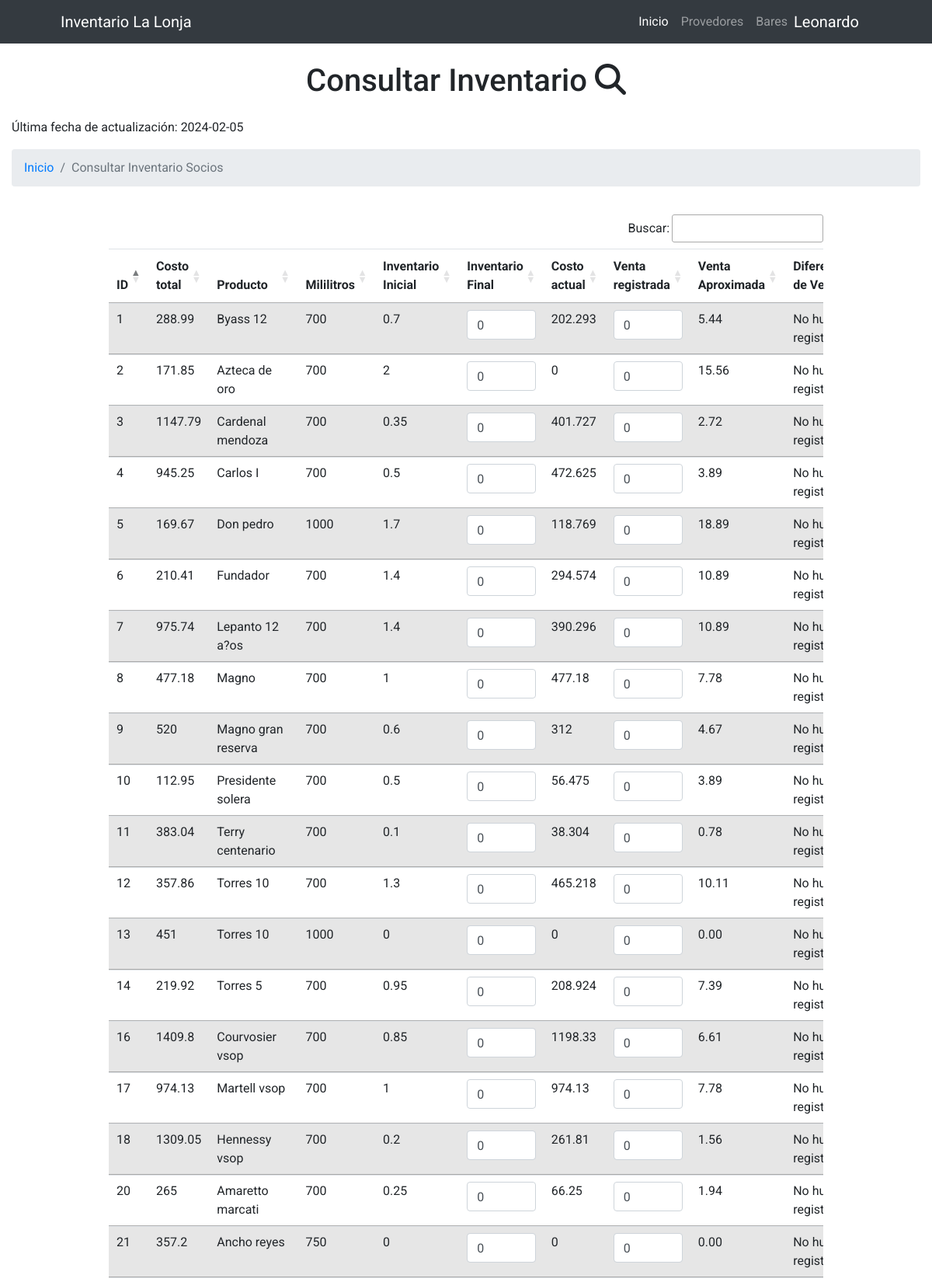
/socios.php (signed in, upper part), run on the app's committed database.
### tables this page shows
CREATE TABLE `socios` (
  `id_socios` int(20) NOT NULL,
  `costo_tot` float DEFAULT NULL,
  `producto` varchar(100) DEFAULT NULL,
  `mililitros` float DEFAULT NULL,
  `i_i` float DEFAULT NULL,
  `i_f` float DEFAULT NULL,
  `costo_act` float DEFAULT NULL,
  `venta_r` float DEFAULT NULL,
  `fecha_actualizacion` date DEFAULT NULL,
  `temp_venta_aproximada` decimal(10,2) DEFAULT NULL,
  `temp_diferencia_venta` decimal(10,2) DEFAULT NULL
);

### socios.php (the view, shortened to what this page needs)
<?php
include('conexion.php');
$consulta_inventario = "SELECT * FROM socios";
$resultado_inventario = $mysqli->query($consulta_inventario);
$consulta_fecha = "SELECT fecha_actualizacion FROM socios ORDER BY fecha_actualizacion DESC LIMIT 1";
$resultado_fecha = $mysqli->query($consulta_fecha);
if ($resultado_fecha && $resultado_fecha->num_rows > 0) {
    $fila_fecha = $resultado_fecha->fetch_assoc();
    $ultima_fecha_actualizacion = $fila_fecha['fecha_actualizacion'];
} else {
    $ultima_fecha_actualizacion = "No hay fecha de actualización disponible";
}
?>
  <!DOCTYPE html>
  <html>
  <head>
      <link href="https://cdn.jsdelivr.net/npm/bootstrap@5.3.1/dist/css/bootstrap.min.css" rel="stylesheet">
  <link rel="stylesheet" href="https://maxcdn.bootstrapcdn.com/bootstrap/4.5.2/css/bootstrap.min.css">
    <link href="https://cdn.jsdelivr.net/npm/bootstrap@5.2.1/dist/css/bootstrap.min.css" rel="stylesheet"
>
  <link rel="stylesheet" href="https://maxcdn.bootstrapcdn.com/bootstrap/4.5.2/css/bootstrap.min.css">
    <link rel="stylesheet" href="https://cdnjs.cloudflare.com/ajax/libs/font-awesome/6.4.2/css/all.min.css" />
    <link rel="stylesheet" type="text/css" href="//cdn.datatables.net/1.13.6/css/jquery.dataTables.min.css">
  <header style="font-family: Roboto;">
  <nav class="navbar navbar-expand-lg navbar-dark bg-dark">
              <div class="container px-5">
                  <a class="navbar-brand" href="#!">Inventario La Lonja</a>
                  <div class="collapse navbar-collapse" id="navbarSupportedContent">
                      <ul class="navbar-nav ms-auto mb-2 mb-lg-0">
                          <li class="nav-item"><a class="nav-link active" aria-current="page" href="index.php">Inicio</a></li>
                          <li class="nav-item"><a class="nav-link" href="creaProvedor.php">Provedores</a></li>
                          <li class="nav-item"><a class="nav-link" href="#!">Bares</a></li>
                      </ul>
                  </div>
                  <a class="navbar-brand" href="#" id="open-modal"><?php  echo isset($_SESSION['nombre']) ? $_SESSION['nombre'] : header("Location: pagueErrorlogin.php"); ?></a>
              </div>
          </nav>
    </header>
  <br>
  </head>
  <body style="font-family: Roboto;">
  <div class="container">
  <h1 style="font-size: bold; text-align: center;">Consultar Inventario <i class="fa-solid fa-magnifying-glass"></i></h1>
  </div>
  <div class="container-fluid mt-3">
    <div>
        <p>Última fecha de actualización: <?php echo $ultima_fecha_actualizacion; ?></p>
    </div>
    <nav aria-label="breadcrumb">
        <ol class="breadcrumb">
            <li class="breadcrumb-item"><a href="index.php">Inicio</a></li>
            <li class="breadcrumb-item active" aria-current="page">Consultar Inventario Socios</li>
        </ol>
    </nav>
</div>
  <div class="container2">
    <div class="table-responsive">
        <form method="POST" action="">
            <table class="table table-striped" id="table" style="width: 100%;">
                <thead>
                <tr>
                    <th>ID</th>
                    <th>Costo total</th>
                    <th>Producto</th>
                    <th>Mililitros</th>
                    <th>Inventario Inicial</th>
                    <th>Inventario Final</th>
                    <th>Costo actual</th>
                    <th>Venta registrada</th>
                    <th>Venta Aproximada</th>
                    <th>Diferencia de Venta</th>
                </tr>
                </thead>
                <tbody>
                <?php while ($info_inventario = $resultado_inventario->fetch_assoc()): ?>
                    <tr>
                        <td><?php echo $info_inventario['id_socios']; ?></td>
                        <td><?php echo $info_inventario['costo_tot']; ?></td>
                        <td><?php echo $info_inventario['producto']; ?></td>
                        <td><?php echo $info_inventario['mililitros']; ?></td>
                        <td><?php echo $info_inventario['i_i']; ?></td>
                        <td>
                            <input type="text" name="i_f[]" value="<?php echo $info_inventario['i_f']; ?>" class="form-control form-control-md">
                        </td>
                        <td><?php echo $info_inventario['costo_act']; ?></td>
                        <td>
                            <input type="text" name="venta_r[]" value="<?php echo $info_inventario['venta_r']; ?>"class="form-control form-control-md">
                        </td>
                        <td>
                          <?php
                          $diferencia_ml = ($info_inventario['mililitros'] * $info_inventario['i_i']) - ($info_inventario['mililitros'] * $info_inventario['i_f']);
                          $venta_aproximada = ($diferencia_ml != 0) ? $diferencia_ml / 90 : ($info_inventario['mililitros']*$info_inventario['i_i'])/90;
                          echo number_format($venta_aproximada, 2);
                          ?>
                      </td>
                      <td><?php if($info_inventario['venta_r']==0){
                      echo "No hubo registros";
                    } ?></td>
                    </tr>
                <?php endwhile; ?>
                </tbody>
            </table>
             </form>
    </div>
</div>
  </body>
  </html>

### socios.php (style rules this page uses)
.container { margin: 0% auto; align-items: center; justify-content: center; display: flex; }
.container2 { width: 80%; margin: 0 auto; background-color: #ffffff; padding: 20px; border-radius: 10px; }

### data on the page
socios: id_socios "1", costo_tot "288.99", producto "Byass 12", mililitros "700", i_i "0.7", i_f "0", costo_act "202.293", venta_r "0", venta_aproximada "5.44", shows "No…"
socios: id_socios "2", costo_tot "171.85", producto "Azteca de oro", mililitros "700", i_i "2", i_f "0", costo_act "0", venta_r "0", venta_aproximada "15.56", shows "No…"
socios: id_socios "3", costo_tot "1147.79", producto "Cardenal mendoza", mililitros "700", i_i "0.35", i_f "0", costo_act "401.727", venta_r "0", venta_aproximada "2.72", shows "No…"
socios: id_socios "4", costo_tot "945.25", producto "Carlos I", mililitros "700", i_i "0.5", i_f "0", costo_act "472.625", venta_r "0", venta_aproximada "3.89", shows "No…"
socios: id_socios "5", costo_tot "169.67", producto "Don pedro", mililitros "1000", i_i "1.7", i_f "0", costo_act "118.769", venta_r "0", venta_aproximada "18.89", shows "No…"
socios: id_socios "6", costo_tot "210.41", producto "Fundador", mililitros "700", i_i "1.4", i_f "0", costo_act "294.574", venta_r "0", venta_aproximada "10.89", shows "No…"
socios: id_socios "7", costo_tot "975.74", producto "Lepanto 12 a?os", mililitros "700", i_i "1.4", i_f "0", costo_act "390.296", venta_r "0", venta_aproximada "10.89", shows "No…"
socios: id_socios "8", costo_tot "477.18", producto "Magno", mililitros "700", i_i "1", i_f "0", costo_act "477.18", venta_r "0", venta_aproximada "7.78", shows "No…"
socios: id_socios "9", costo_tot "520", producto "Magno gran reserva", mililitros "700", i_i "0.6", i_f "0", costo_act "312", venta_r "0", venta_aproximada "4.67", shows "No…"
socios: id_socios "10", costo_tot "112.95", producto "Presidente solera", mililitros "700", i_i "0.5", i_f "0", costo_act "56.475", venta_r "0", venta_aproximada "3.89", shows "No…"
socios: id_socios "11", costo_tot "383.04", producto "Terry centenario", mililitros "700", i_i "0.1", i_f "0", costo_act "38.304", venta_r "0", venta_aproximada "0.78", shows "No…"
socios: id_socios "12", costo_tot "357.86", producto "Torres 10", mililitros "700", i_i "1.3", i_f "0", costo_act "465.218", venta_r "0", venta_aproximada "10.11", shows "No…"
socios: id_socios "13", costo_tot "451", producto "Torres 10", mililitros "1000", i_i "0", i_f "0", costo_act "0", venta_r "0", venta_aproximada "0.00", shows "No…"
socios: id_socios "14", costo_tot "219.92", producto "Torres 5", mililitros "700", i_i "0.95", i_f "0", costo_act "208.924", venta_r "0", venta_aproximada "7.39", shows "No…"
socios: id_socios "16", costo_tot "1409.8", producto "Courvosier vsop", mililitros "700", i_i "0.85", i_f "0", costo_act "1198.33", venta_r "0", venta_aproximada "6.61", shows "No…"
socios: id_socios "17", costo_tot "974.13", producto "Martell vsop", mililitros "700", i_i "1", i_f "0", costo_act "974.13", venta_r "0", venta_aproximada "7.78", shows "No…"
socios: id_socios "18", costo_tot "1309.05", producto "Hennessy vsop", mililitros "700", i_i "0.2", i_f "0", costo_act "261.81", venta_r "0", venta_aproximada "1.56", shows "No…"
socios: id_socios "20", costo_tot "265", producto "Amaretto marcati", mililitros "700", i_i "0.25", i_f "0", costo_act "66.25", venta_r "0", venta_aproximada "1.94", shows "No…"
socios: id_socios "21", costo_tot "357.2", producto "Ancho reyes", mililitros "750", i_i "0", i_f "0", costo_act "0", venta_r "0", venta_aproximada "0.00", shows "No…"

### other printed values
$_SESSION['nombre'] "Leonardo"
$ultima_fecha_actualizacion "2024-02-05"
